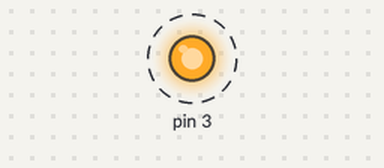
Bench run of a sketch on a simulated Arduino Uno, built with avr-gcc and run on an emulated ATmega328P. Parts: output pins drawn as LEDs (lit = HIGH). Dashed ring = blinking.

Above: at 0.5 s.
Timing chart, 0 to 4.6 s (numbered marks = the images above):
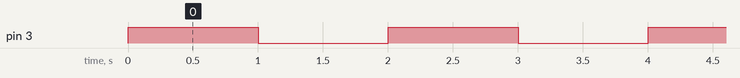

The sketch:

Blink_LED.ino
```cpp
int led=3;
void setup() {
  // put your setup code here, to run once:
pinMode(3,OUTPUT);

}

void loop() {
  // put your main code here, to run repeatedly:
  digitalWrite(3,1);
  delay(1000);
  digitalWrite(3,0);
  delay(1000);
}
```

Measured:
- by itself, pin 3: alternates HIGH for 1.0 s and LOW for 1.0 s
